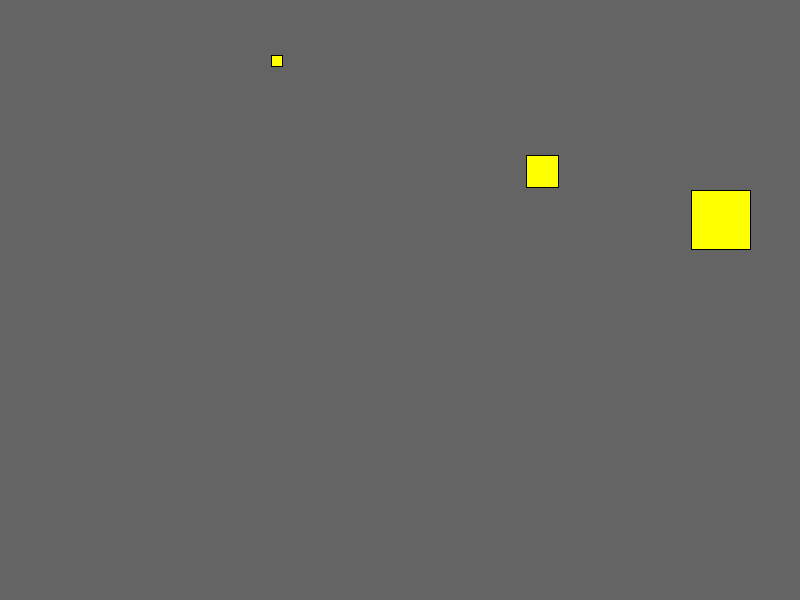
Frame 1 (no input)
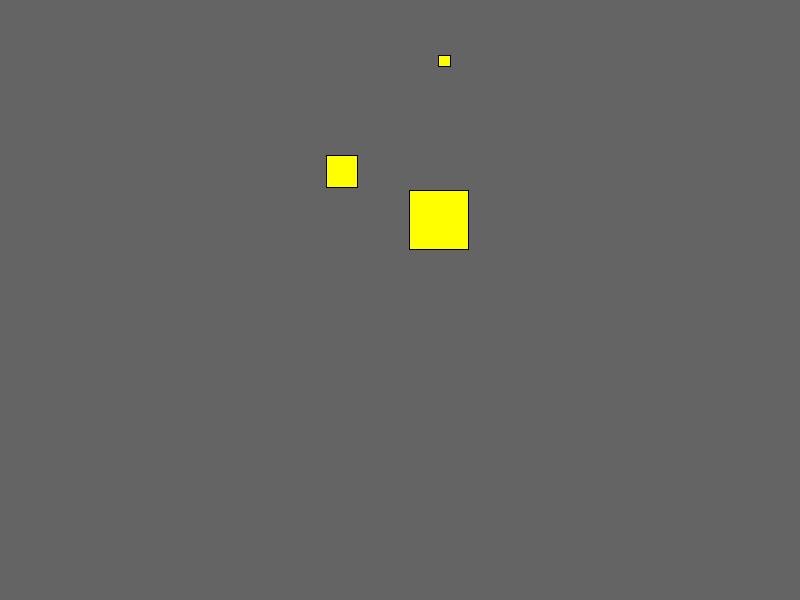
Frame 60 (the mouse pressed at the canvas centre just before this capture)
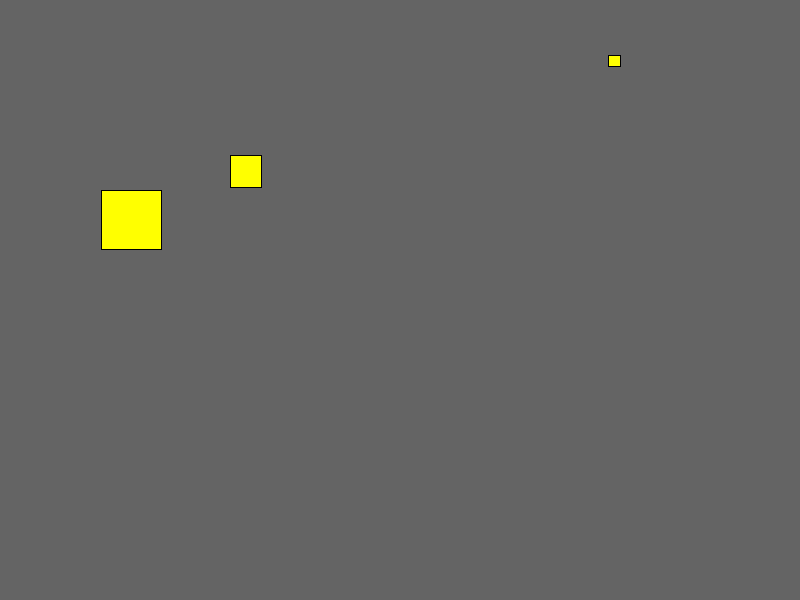
Frame 120 (the mouse held since frame 60 and released just before this capture)

The Processing sketch that drew these frames (run headless with seeded random() and noise(); from frame 60 on, the mouse is pressed at the canvas centre):

// Processing sketch: Objectswsize_c
// ── Objectswsize_c.pde
myObject o;
myObject o1;
myObject o2;

//INTIATE
void setup () {
  size (800, 600);
  o = new myObject();
  o1 = new myObject();
  o2 = new myObject();
}

void draw () {
  background (100);
  o.draw();
  o1.draw();
  o2.draw();
}

class myObject {

  float x, y;
  float speed;
  float direction;
  float size;
  
  //CONSTRUCTOR [void setup for class]

  myObject () {
    x = random (0, 800);
    y = random (0, 600);
    speed = random (1,10);
    direction = 1;
    size = random (10,100);
  }
  void draw () {
    x = x + speed*direction;
    fill (255, 255, 0);
    rect (x, y, size, size);
            if (x>width-100) {
      direction = -1;
    } else if (x<0) {
      direction = +1;
    }
  }
}
